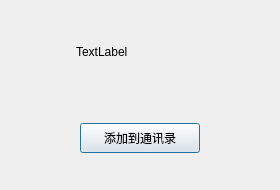
<?xml version="1.0" encoding="UTF-8"?>
<ui version="4.0">
 <class>FindSuccessDlg</class>
 <widget class="QDialog" name="FindSuccessDlg">
  <property name="geometry">
   <rect>
    <x>0</x>
    <y>0</y>
    <width>280</width>
    <height>190</height>
   </rect>
  </property>
  <property name="minimumSize">
   <size>
    <width>280</width>
    <height>190</height>
   </size>
  </property>
  <property name="maximumSize">
   <size>
    <width>280</width>
    <height>190</height>
   </size>
  </property>
  <property name="windowTitle">
   <string>Dialog</string>
  </property>
  <layout class="QVBoxLayout" name="verticalLayout">
   <item>
    <widget class="QWidget" name="widget" native="true">
     <layout class="QHBoxLayout" name="horizontalLayout">
      <item>
       <widget class="QLabel" name="head_lb">
        <property name="minimumSize">
         <size>
          <width>50</width>
          <height>50</height>
         </size>
        </property>
        <property name="maximumSize">
         <size>
          <width>50</width>
          <height>50</height>
         </size>
        </property>
        <property name="text">
         <string/>
        </property>
       </widget>
      </item>
      <item>
       <widget class="QLabel" name="name_lb">
        <property name="text">
         <string>TextLabel</string>
        </property>
       </widget>
      </item>
      <item>
       <spacer name="horizontalSpacer">
        <property name="orientation">
         <enum>Qt::Horizontal</enum>
        </property>
        <property name="sizeHint" stdset="0">
         <size>
          <width>155</width>
          <height>20</height>
         </size>
        </property>
       </spacer>
      </item>
     </layout>
    </widget>
   </item>
   <item>
    <widget class="QWidget" name="widget_2" native="true">
     <layout class="QHBoxLayout" name="horizontalLayout_2">
      <item>
       <widget class="ClickedBtn" name="add_friend_btn">
        <property name="minimumSize">
         <size>
          <width>120</width>
          <height>30</height>
         </size>
        </property>
        <property name="maximumSize">
         <size>
          <width>120</width>
          <height>30</height>
         </size>
        </property>
        <property name="text">
         <string>添加到通讯录</string>
        </property>
       </widget>
      </item>
     </layout>
    </widget>
   </item>
  </layout>
 </widget>
 <customwidgets>
  <customwidget>
   <class>ClickedBtn</class>
   <extends>QPushButton</extends>
   <header location="global">clickedbtn.h</header>
  </customwidget>
 </customwidgets>
 <resources/>
 <connections/>
</ui>
